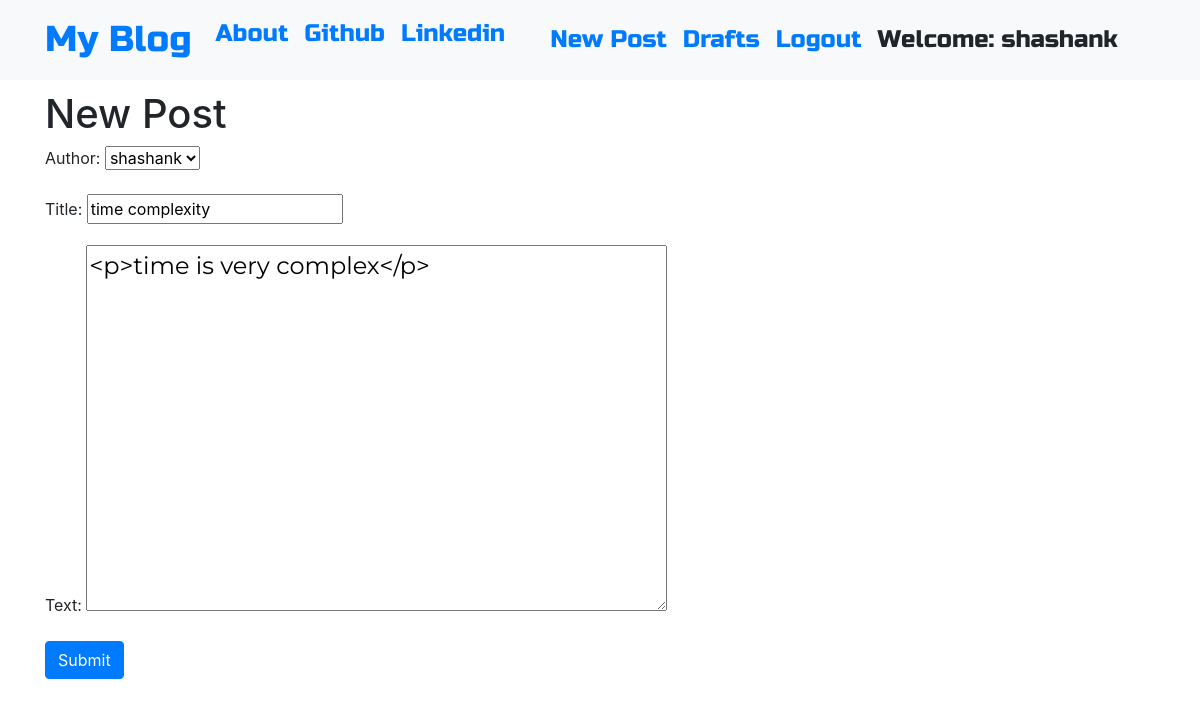
Screenshot of /post/2/edit/ (signed in) with the database file from the repository.
### blog/models.py (models this page shows, shortened)
class Post(models.Model):
    author=models.ForeignKey('auth.user',on_delete=models.CASCADE)
    title=models.CharField(max_length=200)
    text=models.TextField()
    create_date=models.DateTimeField(default=timezone.now())
    published_date=models.DateTimeField(blank=True,null=True)

### blog/views.py (the view)
# urls.py: path('post/<int:pk>/edit/',views.PostUpdateView.as_view(),name='post_edit'),
class PostUpdateView(LoginRequiredMixin,UpdateView):
    login_url = '/login/'
    redirect_field_name = 'blog/post_detail.html'
    form_class=PostForm
    model = Post

### blog/forms.py
class PostForm(forms.ModelForm):
    class Meta():
        model=Post
        fields=('author','title','text')
        widgets={
             'title':forms.TextInput(attrs={'class':'textinputclass'}),
             'text':forms.Textarea(attrs={'class':'editable medium-editor-textarea postcontent'}),
        }

### blog/templates/blog/post_form.html (shortened to what this page needs)
{% extends "blog/base.html" %}
{% block body_block %}
<h1>New Post</h1>
<form class="post-form"  method="POST">
  {{form.as_p}}
  <button type="submit" class="save btn btn-primary">Submit</button>
</form>
{% endblock %}

### blog/templates/blog/base.html (shortened to what this page needs)
<!DOCTYPE html>
{% load static %}
<html lang="en" dir="ltr">
  <head>
    <link rel="stylesheet" href="https://stackpath.bootstrapcdn.com/bootstrap/4.5.0/css/bootstrap.min.css">
    <link rel="stylesheet" href="//cdn.jsdelivr.net/npm/medium-editor@latest/dist/css/medium-editor.min.css" type="text/css" media="screen" charset="utf-8">
    <link rel="stylesheet" href="{% static 'css/blog.css'%}">
    <link rel="stylesheet" href="https://use.fontawesome.com/releases/v5.7.0/css/all.css">
  </head>
  <body class='loader'>
    <nav class="navbar navbar-expand-lg  bg-light techfont custom-navbar">
      <div class="container">
        <ul class=" navbar-nav mr-auto">
        <li class="nav-item active"><a class='navbar-brand bigbrand' href="{% url 'post_list' %}">My Blog</a></li>
        <li class="nav-item"><a class="nav-link" href="{% url 'about' %}">About</a></li>
        <br>
        <li class="nav-item"><a class="nav-link" href="https://github.com/">Github</a></li>
        <br>
        <li class="nav-item"><a class="nav-link" href="https://linkedin.com/">Linkedin</a></li>
      </ul>
    <ul class=" navbar-nav mr-auto">
    {% if user.is_authenticated %}
      <li class="nav-item">
         <a class="nav-link" href="{% url "post_new" %}">New Post </a>
      </li>
      <li class="nav-item">
         <a class="nav-link" href="{% url "post_draft_list" %}">Drafts </a>
      </li>
      <li class="nav-item">
         <a class="nav-link" href="{% url "logout" %}">Logout </a>
      </li>
      <li class="nav-item">
         <a class="nav-link">Welcome: {{ user.username }}</a>
      </li>
    {% else %}
    <li class="nav-item">
       <a class="nav-link" href="{% url "login" %}">Login</a>
    </li>
    {% endif %}
    </ul>
    </div>
  </nav>
    <div class="container">
      <div class="row">
        <div class="col-md-8">
          <div class="blog_post">
            {% block body_block %}
            {% endblock %}
          </div>
        </div>
      </div>
    </div>
  </body>
</html>

### blog/static/css/blog.css (style rules this page uses)
.techfont { font-family: 'Russo One',sans-serif; font-size: 1.5em; margin-bottom: 10px; }
.bigbrand { font-size: 1.5em; }
.postcontent { font-family: 'Montserrat'; font-size: 1.5em; }
.loader { filter:hue-rotate(0deg); color:linear-gradient(45deg,#0f8,#08f); animation:hue 10000ms infinite linear; }

### rows the page displays
Post: author "shashank", title "time complexity", text "<p>time is very complex</p>"

### other values shown
{{ user.username }} "shashank"
